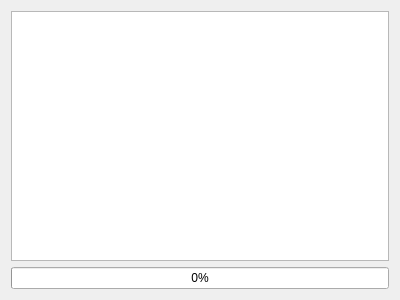
<?xml version="1.0" encoding="UTF-8"?>
<ui version="4.0">
 <class>UpdateDialog</class>
 <widget class="QDialog" name="UpdateDialog">
  <property name="geometry">
   <rect>
    <x>0</x>
    <y>0</y>
    <width>400</width>
    <height>300</height>
   </rect>
  </property>
  <property name="windowTitle">
   <string>Dialog</string>
  </property>
  <layout class="QVBoxLayout" name="verticalLayout">
   <item>
    <widget class="QTextEdit" name="textEdit">
     <property name="tabChangesFocus">
      <bool>true</bool>
     </property>
     <property name="undoRedoEnabled">
      <bool>false</bool>
     </property>
     <property name="readOnly">
      <bool>true</bool>
     </property>
    </widget>
   </item>
   <item>
    <widget class="QProgressBar" name="progressBar">
     <property name="value">
      <number>0</number>
     </property>
    </widget>
   </item>
  </layout>
 </widget>
 <resources/>
 <connections/>
</ui>
